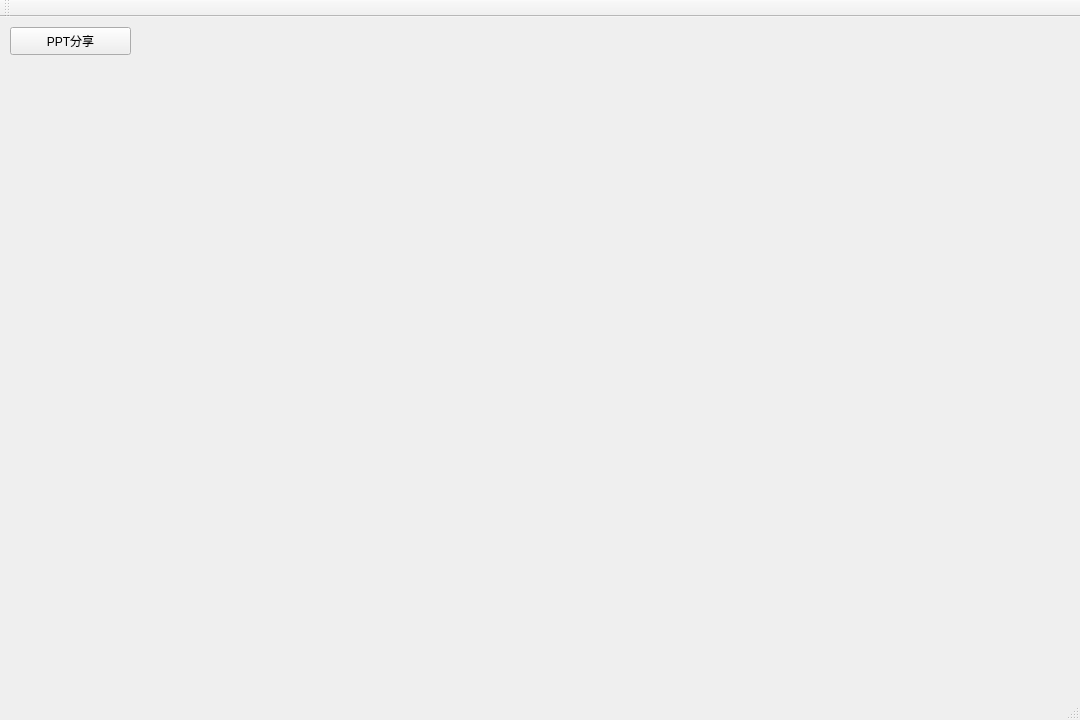
<?xml version="1.0" encoding="UTF-8"?>
<ui version="4.0">
 <class>TeacherEndClass</class>
 <widget class="QMainWindow" name="TeacherEndClass">
  <property name="geometry">
   <rect>
    <x>0</x>
    <y>0</y>
    <width>1080</width>
    <height>720</height>
   </rect>
  </property>
  <property name="windowTitle">
   <string>TeacherEnd</string>
  </property>
  <widget class="QWidget" name="centralWidget">
   <widget class="QPushButton" name="buttonPPTShare">
    <property name="geometry">
     <rect>
      <x>10</x>
      <y>10</y>
      <width>121</width>
      <height>28</height>
     </rect>
    </property>
    <property name="text">
     <string>PPT分享</string>
    </property>
   </widget>
  </widget>
  <widget class="QMenuBar" name="menuBar">
   <property name="geometry">
    <rect>
     <x>0</x>
     <y>0</y>
     <width>1080</width>
     <height>26</height>
    </rect>
   </property>
  </widget>
  <widget class="QToolBar" name="mainToolBar">
   <attribute name="toolBarArea">
    <enum>TopToolBarArea</enum>
   </attribute>
   <attribute name="toolBarBreak">
    <bool>false</bool>
   </attribute>
  </widget>
  <widget class="QStatusBar" name="statusBar"/>
 </widget>
 <layoutdefault spacing="6" margin="11"/>
 <resources/>
 <connections/>
</ui>
